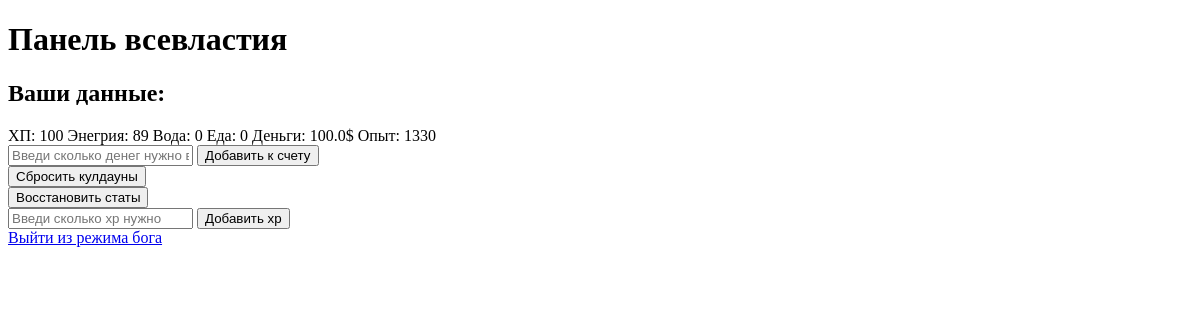
/admin (signed in), run on an earlier commit of the app's database.
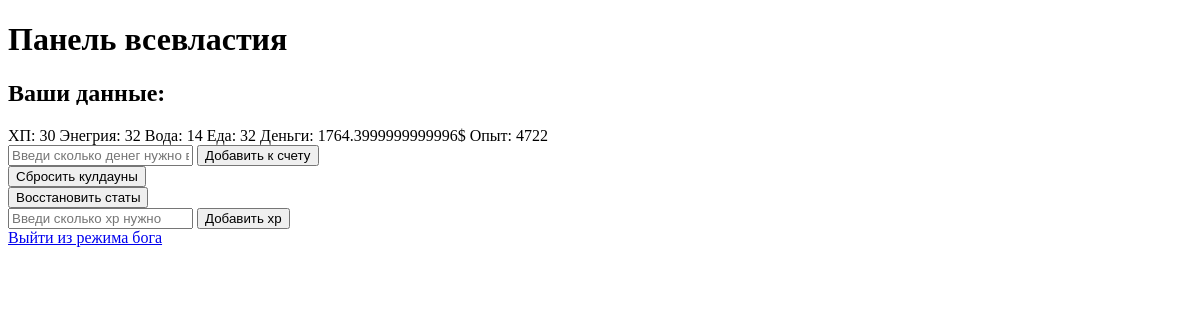
And on a later commit of the database.
### models.py (models this page shows)
class BaseModel(Model):
    class Meta:
        database = db

class Player(BaseModel):
    avatar = ForeignKeyField(Avatars, backref="players")
    login = CharField(unique=True)
    password = CharField()
    hp = IntegerField(default=100)
    energy = IntegerField(default=100)
    max_hp = IntegerField(default=100)
    max_energy = IntegerField(default=100)
    charisma = IntegerField(default=0)
    charisma_bonus = IntegerField(default=0)
    money = FloatField(default=0)
    glory = IntegerField(default=0)
    xp = IntegerField(default=0)
    xp_bonus = FloatField(default=1)
    age = IntegerField()
    name = CharField()
    location = ForeignKeyField(Locations, backref="players", null = True)
    job = ForeignKeyField(Jobs, backref="players", null=True)
    satiety = IntegerField(default=100)
    max_satiety = IntegerField(default=100)
    hydration = IntegerField(default=100)
    max_hydration = IntegerField(default=100)
    time = IntegerField(default=0)
    days = IntegerField(default=0)

### main.py (the view)
@app.route("/admin")
def admin():
    player = Player.get_or_none(login = session.get("login"))
    if not player:
        return redirect("/")
    cooldowns = player.cooldowns
    return render_template("admin.html", player=player, cooldowns=cooldowns)

### templates/admin.html (shortened to what this page needs)
<!DOCTYPE html>
<html>
    <head>
    </head>
    <body>
        <h1>Панель всевластия</h1>
        <h2>Ваши данные: </h2>
        <span>ХП: {{player.hp}}</span>
        <span>Энегрия: {{player.energy}}<span>
        <span>Вода: {{player.hydration}}<span>
        <span>Еда: {{player.satiety}}</span>
        <span>Деньги: {{player.money}}$</span>
        <span>Опыт: {{player.xp}}</span>
        <form action="/admin/cheats" method="get">
            <div>
                <input name="money" placeholder="Введи сколько денег нужно в $">
                <button type="submit" name="action" value="add_money">Добавить к счету</button>
            </div>
            <div>
                <button type="submit" name="action" value="reset_cooldowns">Сбросить кулдауны</button>
            </div>
            <div>
                <button type="submit" name="action" value="full_stats">Восстановить статы</button>
            </div>
            <div>
                <input name="xp" placeholder="Введи сколько xp нужно">
                <button type="submit" name="action" value="add_xp">Добавить xp</button>
            </div>
        </form>
        <a href="/main">Выйти из режима бога</a>
    </body>
</html>

What changed in the data, as far as the page shows it:
changed Player: hp "100" → "30"; energy "89" → "32"; hydration "0" → "14"; satiety "0" → "32"; money "100.0" → "1764.3999999999996"; xp "1330" → "4722"
